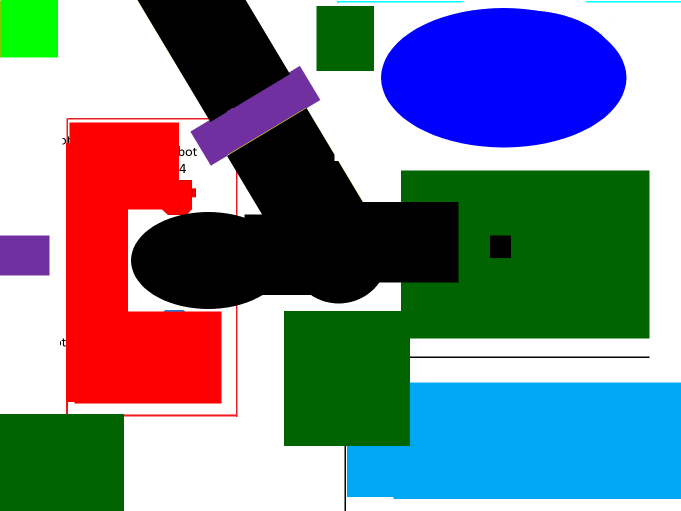
#> input picture Competition/2019/Code_World/C++/DuringComp/2_1-One of those testing thingies/Test Functions/ZonedHalf.png, 1361 x 1021 px (shown at 1/2 size)
$ python pathMapping.py   (older library calls are emulated)
#> lines starting #> are read from the running program, lines starting #| are printed output that depends on the picture
### Competition/2019/Code_World/C++/DuringComp/3_TriedFixingAStar/Test Functions/Python_Libraries/ImageCalculation.py
from PIL import Image

def resizeImage(img, x=0, y=0):
    if x == 0 and y == 0:
        return None
    elif x == 0:
        hpercent = (y/float(img.size[1]))
        x = int((float(img.size[0])*float(hpercent)))
    elif y == 0:
        wpercent = (x/float(img.size[0]))
        y = int((float(img.size[1])*float(wpercent)))
    return img.resize((x,y), Image.ANTIALIAS)

#Unexplored
#Deposit
#Red
#Blue
#Black
#Wall
# Border
colourData = [(-1,(0,100,0)),\
              (1, (0,255,0)),\
              (2, (255,0,0)),\
              (3, (0,0,255)),\
              (4, (0,168,243)),\
              (5, (0,0,0)),\
              (6, (100,0,0)),\
              ]

def mapData(size, pixels):
    data = [[0 for y in range(size[1])] for x in range(size[0])] #Walkable
    #For a path
    for x in range(size[0]):
        for y in range(size[1]):
            '''
            (1,76,241) #Blue
            (227, 20, 27) #Orange
            (166,166,166) #Gray Slow Areas
            if pixels[x,y] == (0,100,0):
                data[x][y] = -1 #Unexplored
            if pixels[x,y] == (0,168,243): #Light Blue #Black Zone
                data[x][y] = 4
            if pixels[x,y] == (0,0,255): #Blue Zone
                data[x][y] = 3
            if pixels[x,y] == (255,0,0): #Red Zone
                data[x][y] = 2
            if pixels[x,y] == (0,255,0): #Deposit Zone
                data[x][y] = 1
            '''
            for val, colour in colourData:
                if pixels[x,y] == colour:
                    data[x][y] = val
            if pixels[x,y] == (0,0,0): #Border
                data[x][y] = 5
                margin = 12
                #generate Margin around area to prevent collision with walls and stuff
                for m in range(1,margin):
                    for n in range(1, margin):
                        if x+m < size[0]:
                            if y+n < size[1]:
                                if pixels[x+m,y+n] != (0,0,0):  data[x+m][y+n] = 6
                            if y-n > 0:
                                if pixels[x+m,y-n] != (0,0,0):  data[x+m][y-n] = 6
                        if x+m > 0:
                            if y+n < size[1]:
                                if pixels[x-m,y+n] != (0,0,0):  data[x-m][y+n] = 6
                            if y-n > 0:
                                if pixels[x-m,y-n] != (0,0,0):  data[x-m][y-n] = 6
    return data

def switchYValues(data):
    newData = []
    for x in range(len(data)):
        yval = [0 for i in range(len(data[0]))]
        for y in range(len(data[0])):
            yval[y] = data[x][-y-1]
        newData.append(yval)
    return newData

def convertBack(data):
    img = Image.new('RGB', (len(data), len(data[0])), (255,255,255))
    pixels = img.load()
    for i in range(len(data)):
        for j in range(len(data[i])):
            for val, colour in colourData:
                if data[i][-j-1] == val:
                    pixels[i,j] = colour
    return img, pixels

### Competition/2019/Code_World/C++/DuringComp/2_1-One of those testing thingies/Test Functions/pathMapping.py
from PIL import Image

import sys
sys.path.append('./Python_Libraries/')
from ImageCalculation import *

def standardInputLines():
    lines = []
    while True:
        data = input()
        if data == "": break
        lines.append(data)
    return lines

def cppInput(x1, y1, x2, y2):
    #os.system("g++ astar.cpp -o astar.exe") #Compile on the spot
    cmd = os.popen(f'cd AStar && echo {x1} {y1} {x2} {y2} | astar.exe').read()
    #cmd = os.popen(f'echo {x1} {y1} {x2} {y2} | ./astar').read()
    lines = cmd.split("\n")
    return lines[:-1]

def inputToCoordinates(lines):
    coordinates = []
    for line in lines:
        coordinates.append( [int(i) for i in line.split()] )
    return coordinates

def addCoordinates(coordinates, pixels, colour):
    for x,y in coordinates:
        pixels[x,-y-1] = colour

import os

if __name__ == '__main__':
    print("Show the Path on the Image")
    print("Make sure to compile astar.cpp into astar.exe first")
    imageFile = "ZonedHalf.png"#input('Enter image file: ')
    im = Image.open(imageFile)
#> im is the input picture: PIL image 1361x1021 RGB; mean R, G, B 118.5, 133.5, 140.6
    im = resizeImage(im, 360)
#> in resizeImage, `return img.resize((x,y), Image.ANTIALIAS)`:
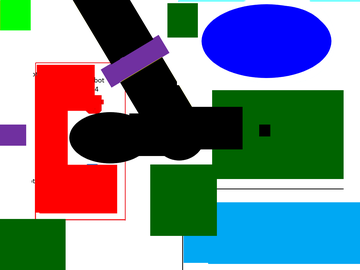
#> returned value: PIL image 360x270 RGB; mean R, G, B 118.4, 133.3, 140.5
    #im.show()
    pixels = im.load()
    print(im.size)
#| (360, 270)


    #lines = standardInputLines()

    x1, y1, x2, y2 = 125, 95, 256, 211 #[int(i) for i in input("Enter coordinates in the form x1 y1 x2 y2:").split()]
    #x1, y1 = 30, 30
    lines = cppInput(x1, y1, x2, y2)

    print("Path Length:",len(lines))
    coordinates = inputToCoordinates(lines)

    newMap = switchYValues(mapData(im.size, pixels))
#> after the loop in switchYValues, `for x in range(len(data)):`: newData = 360 items
#> newMap = 360 items
    newImg, newPixels = convertBack(newMap)
#> in convertBack, `img = Image.new('RGB', (len(data), len(data[0])), (255,255,255))`: img: PIL image 360x270 RGB; every value is 255
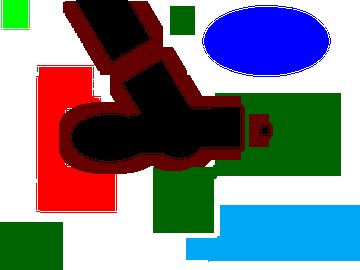
#> newImg: PIL image 360x270 RGB; mean R, G, B 123.8, 128.2, 135.2
    addCoordinates(coordinates, newPixels,(100,100,0))
    newImg.show()

$ run again, with Competition/2019/Code_World/C++/DuringComp/2_1-One of those testing thingies/Test Functions/Day1 - World_2 (Lite Virw).png copied over Competition/2019/Code_World/C++/DuringComp/2_1-One of those testing thingies/Test Functions/ZonedHalf.png
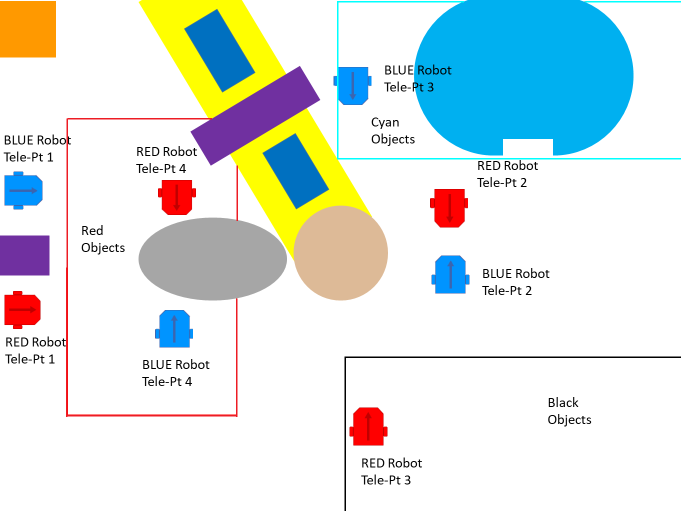
#> input picture Competition/2019/Code_World/C++/DuringComp/2_1-One of those testing thingies/Test Functions/Day1 - World_2 (Lite Virw).png, 1361 x 1021 px (shown at 1/2 size)
#> im is the input picture: PIL image 1361x1021 RGB; mean R, G, B 217.2, 228.8, 226.5
#> in resizeImage, `return img.resize((x,y), Image.ANTIALIAS)`:
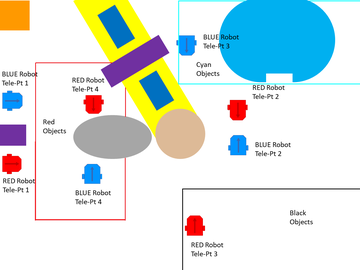
#> returned value: PIL image 360x270 RGB; mean R, G, B 216.8, 228.4, 226.2
#| (360, 270)
#> after the loop in switchYValues, `for x in range(len(data)):`: newData = 360 items
#> img: PIL image 360x270 RGB; every value is 255
#> `newImg, newPixels = convertBack(newMap)`:
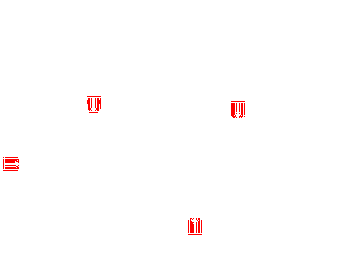
#> newImg: PIL image 360x270 RGB; mean R, G, B 255, 253.6, 253.6

$ run again, with Competition/2019/Code_World/C++/DuringComp/2_1-One of those testing thingies/Test Functions/Zoned.png copied over Competition/2019/Code_World/C++/DuringComp/2_1-One of those testing thingies/Test Functions/ZonedHalf.png
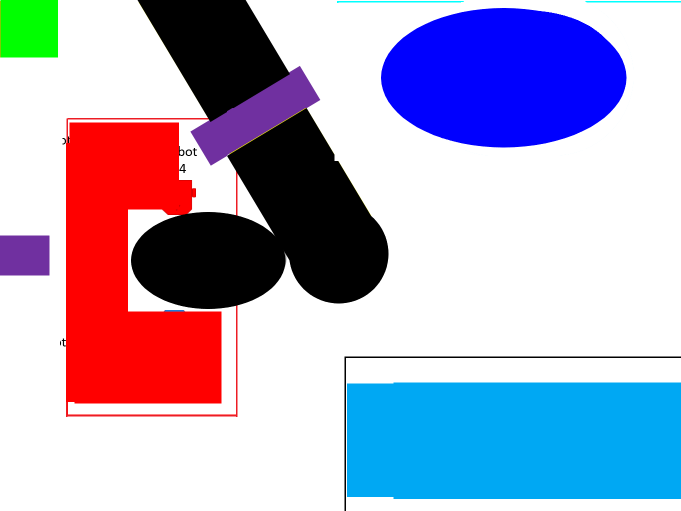
#> input picture Competition/2019/Code_World/C++/DuringComp/2_1-One of those testing thingies/Test Functions/Zoned.png, 1361 x 1021 px (shown at 1/2 size)
#> im is the input picture: PIL image 1361x1021 RGB; mean R, G, B 171.7, 168.6, 196.5
#> in resizeImage, `return img.resize((x,y), Image.ANTIALIAS)`:
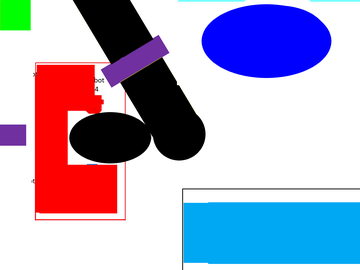
#> returned value: PIL image 360x270 RGB; mean R, G, B 171.5, 168.4, 196.3
#| (360, 270)
#> after the loop in switchYValues, `for x in range(len(data)):`: newData = 360 items
#> img: PIL image 360x270 RGB; every value is 255
#> `newImg, newPixels = convertBack(newMap)`:
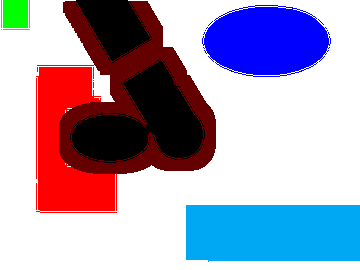
#> newImg: PIL image 360x270 RGB; mean R, G, B 168, 158.9, 182.8

$ run again, with Competition/2019/Code_World/C++/DuringComp/2_1-One of those testing thingies/Test Functions/ZonedGuessed.png copied over Competition/2019/Code_World/C++/DuringComp/2_1-One of those testing thingies/Test Functions/ZonedHalf.png
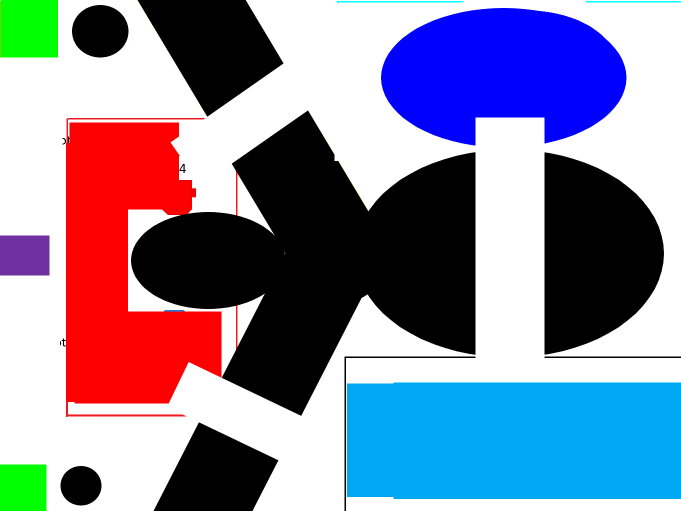
#> input picture Competition/2019/Code_World/C++/DuringComp/2_1-One of those testing thingies/Test Functions/ZonedGuessed.png, 1361 x 1021 px (shown at 1/2 size)
#> im is the input picture: PIL image 1361x1021 RGB; mean R, G, B 134.2, 134.9, 158.2
#> in resizeImage, `return img.resize((x,y), Image.ANTIALIAS)`:
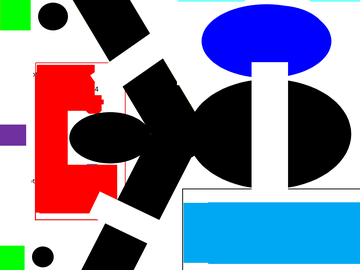
#> returned value: PIL image 360x270 RGB; mean R, G, B 134.1, 134.8, 158.1
#| (360, 270)
#> after the loop in switchYValues, `for x in range(len(data)):`: newData = 360 items
#> img: PIL image 360x270 RGB; every value is 255
#> `newImg, newPixels = convertBack(newMap)`:
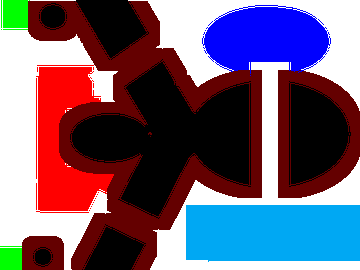
#> newImg: PIL image 360x270 RGB; mean R, G, B 112.4, 93.3, 114.3
